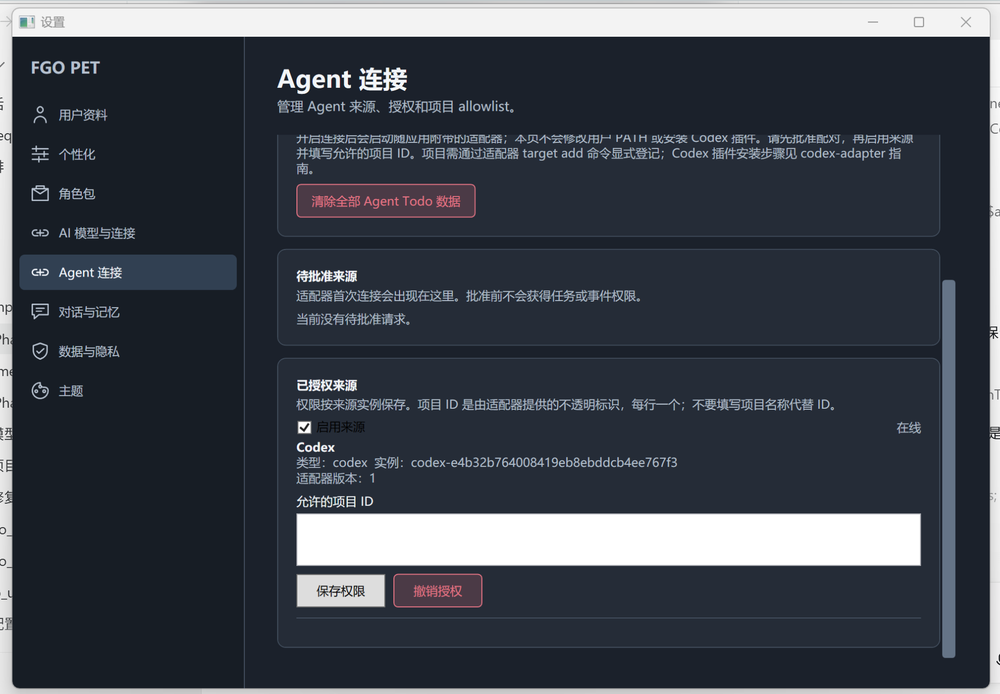
#> input picture .superpowers/agent-connected.png, 1000 x 694 px, shrunk from 1960 x 1360 before the run
$ python -i background.py   (imports and definitions only)
#> lines starting #> are read from the running program, lines starting #| are printed output that depends on the picture
#> further down, picture is the input picture: PIL image 1000x694 RGBA; mean R, G, B, A 63.4, 68.8, 77.8, 255
from __future__ import annotations

import math
from collections import deque
from statistics import median

from PIL import Image, ImageFilter


def has_meaningful_transparency(image: Image.Image) -> bool:
    alpha = image.convert("RGBA").getchannel("A")
#> alpha: PIL image 1000x694 L; every value is 255
    minimum, maximum = alpha.getextrema()
#> minimum = 255; maximum = 255
    return minimum < 255 and maximum > 0


def remove_edge_background(
    image: Image.Image, *, tolerance: int = 32, feather: int = 2
) -> Image.Image:
    rgba = image.convert("RGBA")
    if has_meaningful_transparency(rgba):
        return rgba.copy()
    width, height = rgba.size
#> width = 1000; height = 694
    pixels = rgba.load()
    border = [
        pixels[x, y][:3]
        for x, y in (
            [(x, 0) for x in range(width)]
            + [(x, height - 1) for x in range(width)]
            + [(0, y) for y in range(height)]
            + [(width - 1, y) for y in range(height)]
        )
        if pixels[x, y][3] > 0
    ]
#> border = 3388 items, first 6: (205, 213, 214), (205, 212, 214), (204, 212, 214), (204, 211, 213), (204, 211, 213), (203, 211, 213)
    if not border:
        return rgba
    background = tuple(int(median(channel)) for channel in zip(*border))
#> background = (206, 207, 208)

    def matches(x: int, y: int) -> bool:
        red, green, blue, alpha = pixels[x, y]
        if alpha == 0:
            return True
        return math.dist((red, green, blue), background) <= tolerance

    queue = deque(
        [(x, 0) for x in range(width)]
        + [(x, height - 1) for x in range(width)]
        + [(0, y) for y in range(height)]
        + [(width - 1, y) for y in range(height)]
    )
    removed: set[tuple[int, int]] = set()
    while queue:
        x, y = queue.popleft()
        if (x, y) in removed or not matches(x, y):
            continue
        removed.add((x, y))
        for next_x, next_y in ((x - 1, y), (x + 1, y), (x, y - 1), (x, y + 1)):
            if 0 <= next_x < width and 0 <= next_y < height:
                queue.append((next_x, next_y))
#> this loop made 48470 passes
#> after the loop, removed = 11780 items

    mask = Image.new("L", rgba.size, 255)
    mask_pixels = mask.load()
    for x, y in removed:
        mask_pixels[x, y] = 0
#> this loop made 11780 passes
#> (x, y) on passes 1 to 3: (101, 689), (235, 689), (18, 691)
    if feather > 0:
        mask = mask.filter(ImageFilter.GaussianBlur(radius=feather / 2))
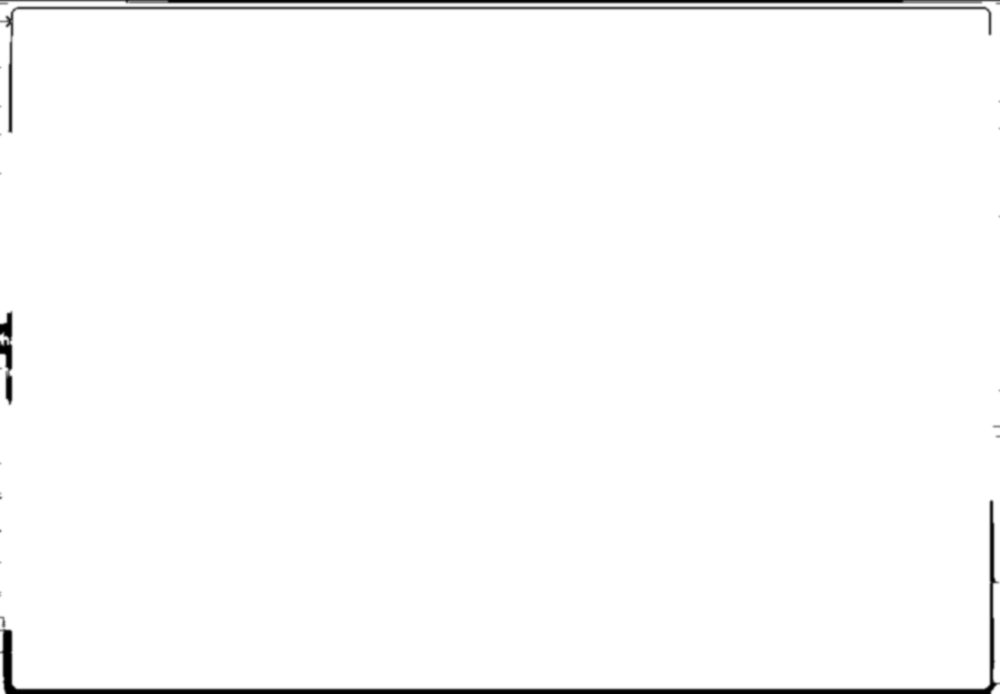
#> mask: PIL image 1000x694 L; min 0, max 255, mean 250.7
    original_alpha = rgba.getchannel("A")
    alpha = Image.frombytes(
        "L",
        rgba.size,
        bytes(min(a, b) for a, b in zip(original_alpha.tobytes(), mask.tobytes())),
    )
    rgba.putalpha(alpha)
    return rgba

>>> from PIL import Image
>>> picture = Image.open('../../../.superpowers/agent-connected.png')
>>> result = remove_edge_background(picture)
